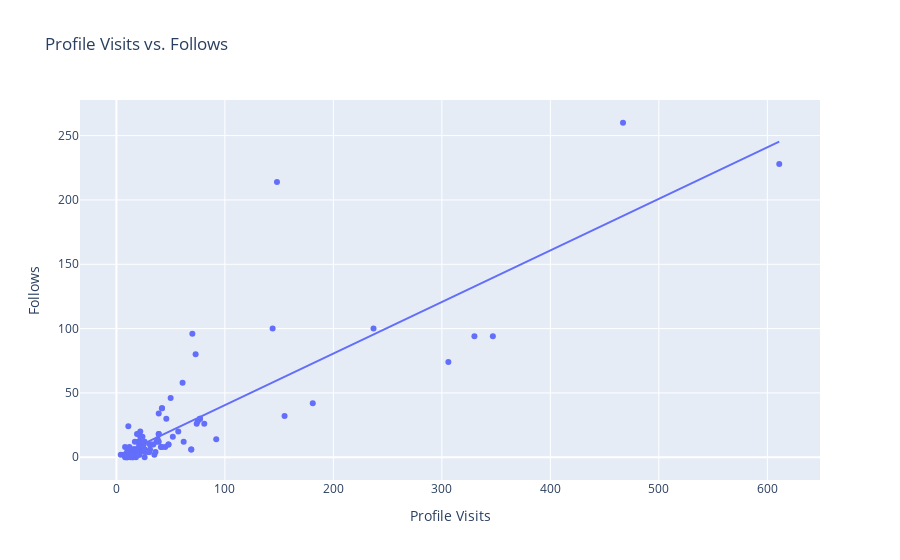

Write notebook code for a chart like this one.
### Code cell
fig = px.scatter(data, 
                 x='Profile Visits', 
                 y='Follows', 
                 trendline = 'ols',
                 title='Profile Visits vs. Follows')
fig.show()

### Figure 1 — Plotly figure (JSON) as saved in the notebook; plotly's stock layout.template omitted (floating-point values rounded to 4 significant figures)
{"data": [{"hovertemplate": "Profile Visits=%{x}<br>Follows=%{y}<extra></extra>", "legendgroup": "", "marker": {"color": "#636efa", "symbol": "circle"}, "mode": "markers", "name": "", "orientation": "v", "showlegend": false, "type": "scatter", "x": [35, 48, 62, 23, 8, 9, 26, 12, 36, 31, 29, 15, 8, 20, 181, 17, 16, 21, 77, 10, 9, 11, 144, 14, 10, 19, 69, 11, 19, 9, 57, 13, 11, 24, 81, 4, 7, 14, 18, 8, 330, 21, 19, 32, 19, 21, 14, 30, 39, 42, 31, 20, 12, 22, 306, 13, 26, 16, 15, 15, 39, 21, 8, 45, 50, 37, 25, 347, 26, 48, 16, 26, 17, 52, 22, 41, 155, 12, 22, 20, 23, 25, 17, 16, 21, 77, 10, 14, 30, 39, 42, 31, 14, 10, 19, 69, 11, 19, 9, 38, 42, 92, 75, 21, 26, 39, 74, 467, 24, 70, 22, 46, 61, 237, 73, 20, 34, 148, 611], "xaxis": "x", "y": [2, 10, 12, 8, 0, 2, 0, 6, 4, 6, 4, 0, 2, 4, 42, 6, 2, 2, 30, 0, 0, 24, 100, 2, 4, 6, 6, 6, 2, 2, 20, 2, 4, 8, 26, 2, 2, 4, 0, 2, 94, 8, 18, 10, 4, 4, 4, 4, 18, 38, 10, 12, 4, 4, 74, 0, 6, 6, 0, 6, 12, 10, 8, 8, 46, 12, 10, 94, 6, 10, 6, 4, 12, 16, 12, 8, 32, 8, 16, 6, 10, 10, 6, 2, 2, 30, 0, 4, 4, 18, 38, 10, 2, 4, 6, 6, 6, 2, 2, 14, 8, 14, 28, 18, 12, 34, 26, 260, 16, 96, 20, 30, 58, 100, 80, 18, 10, 214, 228], "yaxis": "y"}, {"hovertemplate": "<b>OLS trendline</b><br>Follows = 0.400884 * Profile Visits + 0.46283<br>R<sup>2</sup>=0.727868<br><br>Profile Visits=%{x}<br>Follows=%{y} <b>(trend)</b><extra></extra>", "legendgroup": "", "marker": {"color": "#636efa", "symbol": "circle"}, "mode": "lines", "name": "", "showlegend": false, "type": "scatter", "x": [4, 7, 8, 8, 8, 8, 9, 9, 9, 9, 10, 10, 10, 10, 11, 11, 11, 11, 12, 12, 12, 13, 13, 14, 14, 14, 14, 14, 15, 15, 15, 16, 16, 16, 16, 17, 17, 17, 18, 19, 19, 19, 19, 19, 19, 20, 20, 20, 20, 21, 21, 21, 21, 21, 21, 22, 22, 22, 22, 23, 23, 24, 24, 25, 25, 26, 26, 26, 26, 26, 29, 30, 30, 31, 31, 31, 32, 34, 35, 36, 37, 38, 39, 39, 39, 39, 41, 42, 42, 42, 45, 46, 48, 48, 50, 52, 57, 61, 62, 69, 69, 70, 73, 74, 75, 77, 77, 81, 92, 144, 148, 155, 181, 237, 306, 330, 347, 467, 611], "xaxis": "x", "y": [2.066, 3.269, 3.67, 3.67, 3.67, 3.67, 4.071, 4.071, 4.071, 4.071, 4.472, 4.472, 4.472, 4.472, 4.873, 4.873, 4.873, 4.873, 5.273, 5.273, 5.273, 5.674, 5.674, 6.075, 6.075, 6.075, 6.075, 6.075, 6.476, 6.476, 6.476, 6.877, 6.877, 6.877, 6.877, 7.278, 7.278, 7.278, 7.679, 8.08, 8.08, 8.08, 8.08, 8.08, 8.08, 8.481, 8.481, 8.481, 8.481, 8.881, 8.881, 8.881, 8.881, 8.881, 8.881, 9.282, 9.282, 9.282, 9.282, 9.683, 9.683, 10.08, 10.08, 10.48, 10.48, 10.89, 10.89, 10.89, 10.89, 10.89, 12.09, 12.49, 12.49, 12.89, 12.89, 12.89, 13.29, 14.09, 14.49, 14.89, 15.3, 15.7, 16.1, 16.1, 16.1, 16.1, 16.9, 17.3, 17.3, 17.3, 18.5, 18.9, 19.71, 19.71, 20.51, 21.31, 23.31, 24.92, 25.32, 28.12, 28.12, 28.52, 29.73, 30.13, 30.53, 31.33, 31.33, 32.93, 37.34, 58.19, 59.79, 62.6, 73.02, 95.47, 123.1, 132.8, 139.6, 187.7, 245.4], "yaxis": "y"}], "layout": {"legend": {"tracegroupgap": 0}, "title": {"text": "Profile Visits vs. Follows"}, "xaxis": {"anchor": "y", "domain": [0, 1], "title": {"text": "Profile Visits"}}, "yaxis": {"anchor": "x", "domain": [0, 1], "title": {"text": "Follows"}}}}
